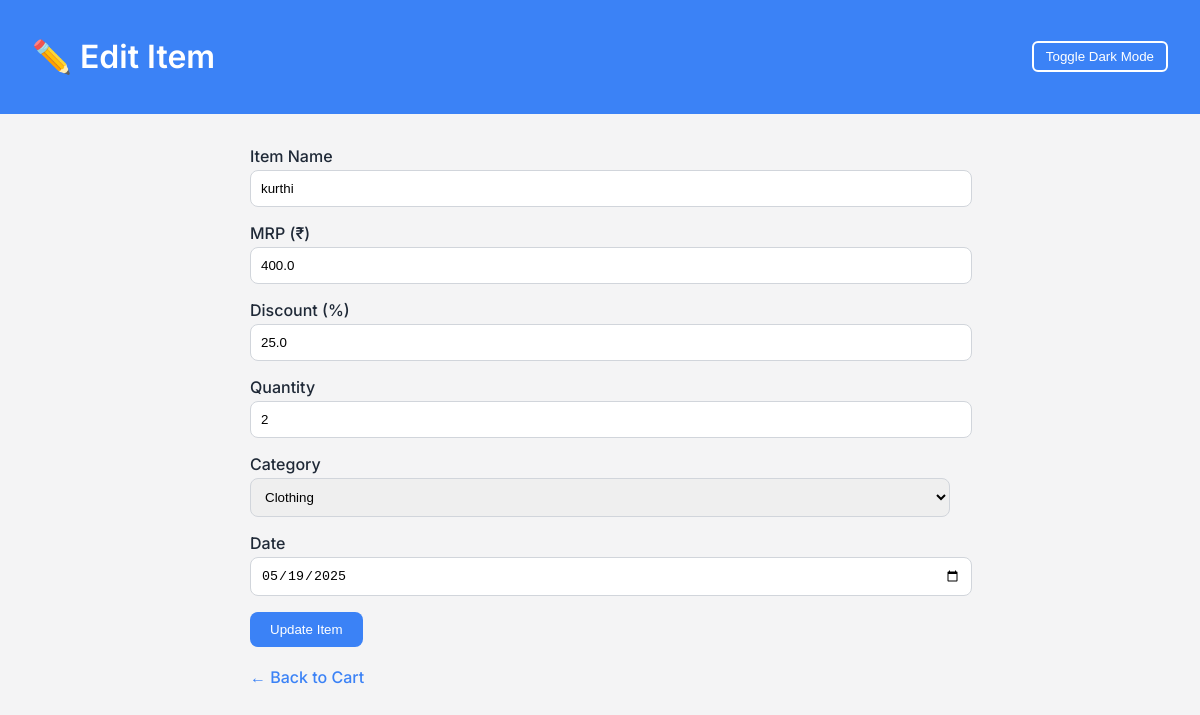
/edit/3 (signed in), run on the app's committed database.
### tables this page shows
CREATE TABLE items (
                id INTEGER PRIMARY KEY AUTOINCREMENT,
                name TEXT,
                mrp REAL,
                discount REAL,
                quantity INTEGER,
                category TEXT,
                final_price REAL,
                date TEXT,
                user_id INTEGER
            );

### app.py (the view)
@app.route('/edit/<int:item_id>', methods=['GET', 'POST'])
def edit_item(item_id):
    if 'user_id' not in session:
        flash('Please log in to access this page.', 'error')
        return redirect(url_for('login'))
    user_id = session['user_id']
    conn = sqlite3.connect('database.db')
    c = conn.cursor()
    if request.method == 'POST':
        name = request.form['name']
        mrp = float(request.form['mrp'])
        quantity = int(request.form['quantity'])
        discount = float(request.form['discount']) if request.form['discount'] else 0.0
        category = request.form['category']
        date = request.form['date']
        price_after_discount = mrp - (mrp * discount / 100)
        final_price = price_after_discount * quantity
        c.execute('''
            UPDATE items
            SET name = ?, mrp = ?, discount = ?, quantity = ?, category = ?, final_price = ?, date = ?
            WHERE id = ? AND user_id = ?
        ''', (name, mrp, discount, quantity, category, final_price, date, item_id, user_id))
        conn.commit()
        conn.close()
        return redirect(url_for('index'))
    else:
        c.execute('SELECT * FROM items WHERE id = ? AND user_id = ?', (item_id, user_id))
        item = c.fetchone()
        conn.close()
        if not item:
            flash('Item not found or unauthorized access.', 'error')
            return redirect(url_for('index'))
        return render_template('edit.html', item=item)

### templates/edit.html (shortened to what this page needs)
<!DOCTYPE html>
<html lang="en">
<head>
</head>
<body>
<header>
    <h1>✏️ Edit Item</h1>
    <button class="toggle-dark" onclick="toggleDarkMode()">Toggle Dark Mode</button>
</header>
<div class="container">
    <form method="POST">
        <label>Item Name</label>
        <input type="text" name="name" value="{{ item[1] }}" required>
        <label>MRP (₹)</label>
        <input type="number" name="mrp" step="0.01" value="{{ item[2] }}" required>
        <label>Discount (%)</label>
        <input type="number" name="discount" step="0.01" value="{{ item[3] }}" required>
        <label>Quantity</label>
        <input type="number" name="quantity" value="{{ item[4] }}" required>
        <label>Category</label>
        <select name="category" required>
            <option value="Clothing" {% if item[5] =='Clothing' %}selected{% endif %}>Clothing</option>
        </select>
        <label>Date</label>
        <input type="date" name="date" value="{{ item[7] }}" required>
        <button class="btn" type="submit">Update Item</button>
    </form>
    <br>
    <a href="{{ url_for('index') }}">← Back to Cart</a>
</div>
</body>
</html>

### templates/edit.html (style rules this page uses)
body { font-family: 'Inter', sans-serif; margin: 0; padding: 0; background-color: #f4f4f5; color: #1f2937; transition: background-color 0.3s, color 0.3s; }
header { background-color: #3b82f6; color: white; padding: 1rem 2rem; display: flex; justify-content: space-between; align-items: center; }
.container { padding: 2rem; max-width: 700px; margin: auto; }
h1 { font-weight: 600; }
label { font-weight: 500; }
input, select { width: 100%; padding: 10px; margin-top: 4px; margin-bottom: 16px; border: 1px solid #d1d5db; border-radius: 8px; }
.btn { padding: 10px 20px; background-color: #3b82f6; color: white; border: none; border-radius: 8px; cursor: pointer; font-weight: 500; }
.toggle-dark { background: none; border: 2px solid white; color: white; padding: 6px 12px; border-radius: 6px; cursor: pointer; }
a { text-decoration: none; color: #3b82f6; font-weight: 500; }

### data on the page
items: name "kurthi", mrp "400.0", discount "25.0", quantity "2", category "Clothing", date "05/19/2025"
